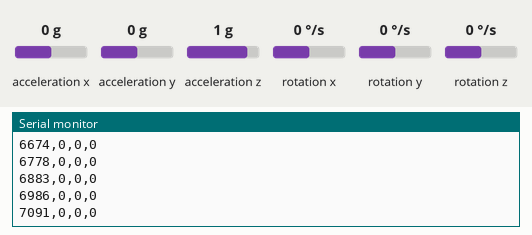
This sketch was run on a simulated Arduino Uno, built with avr-gcc and run on an emulated ATmega328P. On the bench: the last lines printed to the serial monitor. Inputs (shaded band) come from the test bench; at power-on: acceleration x 0 g, acceleration y 0 g, acceleration z 1 g, rotation x 0 °/s, rotation y 0 °/s, rotation z 0 °/s.

Above: at 7.1 s.
7.2 s: acceleration x set to -1.4 g
At 7.2 s:
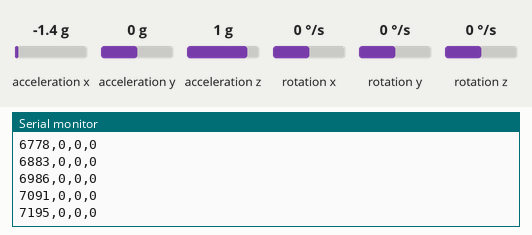
8.7 s: acceleration y set to -1.4 g
At 8.77 s:
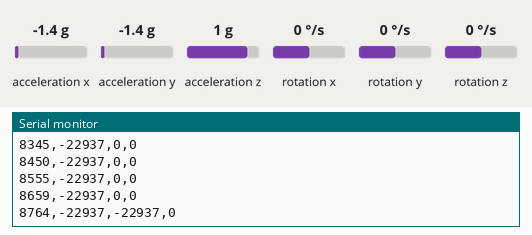
11.7 s: acceleration z set to -1.4 g
At 11.7 s:
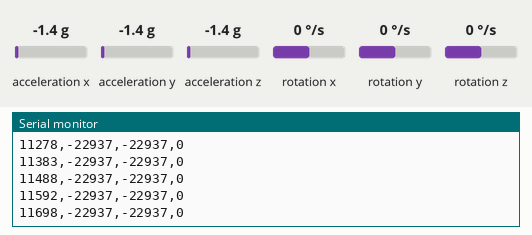
Timing chart, 0 to 14.7 s (numbered marks = the images above; inputs shaded):
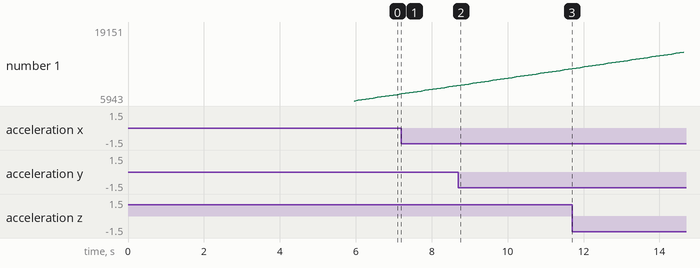

The sketch:

mpu6050_reader.ino
```cpp
#include <Wire.h>
#include <MPU6050.h>

MPU6050 mpu;

int16_t ax, ay, az;
int16_t gx, gy, gz;

long cal_x = 0, cal_y = 0, cal_z = 0;

void setup() {
  Serial.begin(9600);
  Wire.begin();

  mpu.initialize();

  Serial.println("Calibrating MPU6050...");
  for (int i = 0; i < 1000; i++) {
    mpu.getMotion6(&ax, &ay, &az, &gx, &gy, &gz);
    cal_x += ax;
    cal_y += ay;
    cal_z += az;
    delay(2);
  }

  cal_x /= 1000;
  cal_y /= 1000;
  cal_z /= 1000;

  Serial.println("Calibration done");
}

void loop() {
  mpu.getMotion6(&ax, &ay, &az, &gx, &gy, &gz);

  Serial.print(millis());
  Serial.print(",");
  Serial.print(ax - cal_x);
  Serial.print(",");
  Serial.print(ay - cal_y);
  Serial.print(",");
  Serial.println(az - cal_z);

  delay(100);
}
```

Measured:
- after the input at 8.7 s, the serial monitor: prints a new line after 0.07 s (image 2)
- plotted number 1: 7195 → 8659 after the input at 7.2 s, 8659 → 11698 after the input at 8.7 s
